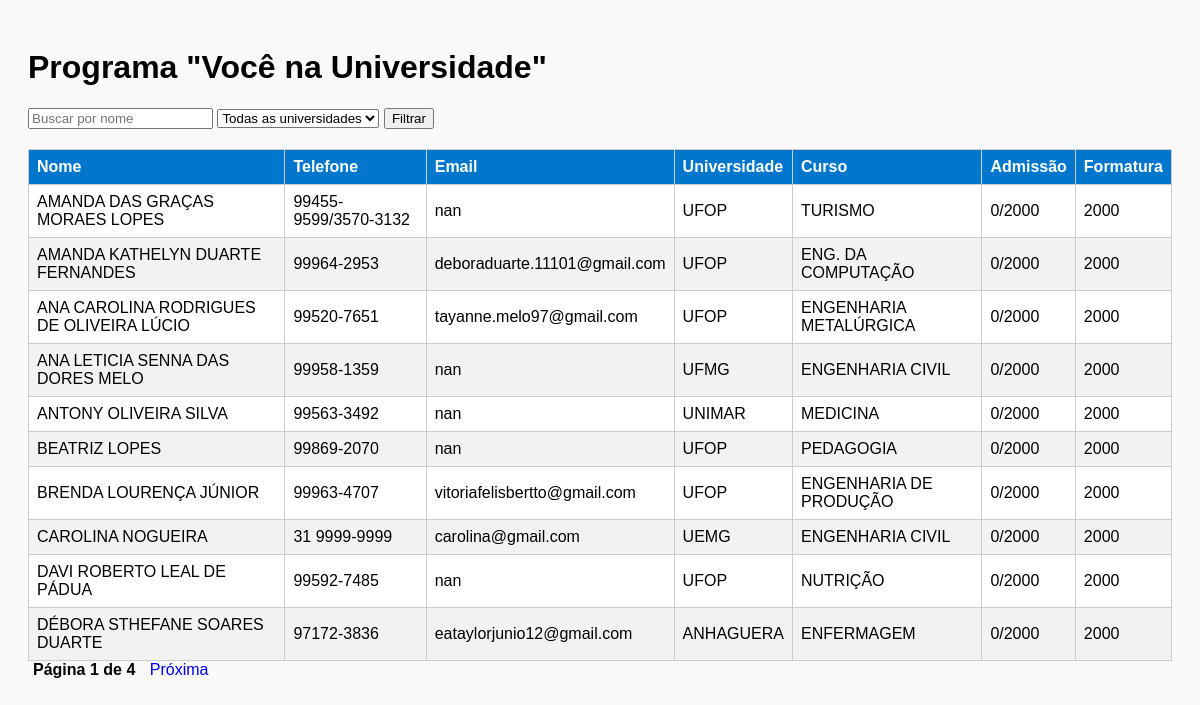
Page /alunos/ on the committed database.
### alunos/models.py (models this page shows, shortened)
class Aluno(models.Model):
    nome = models.CharField(max_length=100)
    telefone = models.CharField(max_length=20)
    cpf = models.CharField(max_length=14, unique=True)
    email = models.EmailField()
    universidade = models.CharField(max_length=100)
    curso = models.CharField(max_length=50)
    mes_admissao = models.CharField(max_length=2, choices=MESES, blank=True, null=True)
    ano_admissao = models.IntegerField(blank=True, null=True)
    mes_formatura = models.CharField(max_length=2, choices=MESES, blank=True, null=True)
    ano_formatura = models.IntegerField(blank=True, null=True)
    status = models.CharField(
        max_length=10,
        choices=STATUS_CHOICES,
        default='ativo'
    )
    justificativa_exclusão = models.TextField(
        blank=True,
        null=True,
        verbose_name="Informe o motivo da exclusão"
    )
    def admissao_formatada(self):
        if self.mes_admissao and self.ano_admissao:
            return f"{self.mes_admissao}/{self.ano_admissao}"
        elif self.ano_admissao:
            return f"{self.ano_admissao}"
        return "-"
    def formatura_formatada(self):
        if self.mes_formatura and self.ano_formatura:
            return f"{self.mes_formatura}/{self.ano_formatura}"
        elif self.ano_formatura:
            return f"{self.ano_formatura}"
        return "-"
    data_exclusao = models.DateField(null=True, blank=True)

### alunos/views.py (the view)
# urls.py: path('alunos/', views.lista_alunos, name='lista_alunos'),
def lista_alunos(request):
    busca = request.GET.get('busca', '')
    universidade = request.GET.get('universidade', '')
    alunos = Aluno.objects.all()
    if busca:
        alunos = alunos.filter(nome__icontains=busca)
    if universidade:
        alunos = alunos.filter(universidade__icontains=universidade)
    paginator = Paginator(alunos.order_by('nome'), 10)  # 10 alunos por página
    page_number = request.GET.get('page')
    page_obj = paginator.get_page(page_number)
    universidades = Aluno.objects.values_list('universidade', flat=True).distinct()
    return render(request, 'alunos/lista_alunos.html', {
        'page_obj': page_obj,
        'busca': busca,
        'universidade': universidade,
        'universidades': universidades
    })

### alunos/templates/alunos/lista_alunos.html (shortened to what this page needs)
<!DOCTYPE html>
<html lang="pt-br">
<head>
</head>
<body>
    <h1>Programa "Você na Universidade"</h1>
    <form method="get">
        <input type="text" name="busca" placeholder="Buscar por nome" value="{{ busca }}">
        <select name="universidade">
            <option value="">Todas as universidades</option>
        </select>
        <button type="submit">Filtrar</button>
    </form>
    <table>
        <thead>
            <tr>
                <th>Nome</th>
                <th>Telefone</th>
                <th>Email</th>
                <th>Universidade</th>
                <th>Curso</th>
                <th>Admissão</th>
                <th>Formatura</th>
            </tr>
        </thead>
        <tbody>
            {% for aluno in page_obj %}
                <tr>
                    <td>{{ aluno.nome|upper }}</td>
                    <td>{{ aluno.telefone }}</td>
                    <td>{{ aluno.email }}</td>
                    <td>{{ aluno.universidade|upper }}</td>
                    <td>{{ aluno.curso|upper }}</td>
                    <td>{{ aluno.admissao_formatada}}</td>
                    <td>{{ aluno.formatura_formatada}}</td>
                </tr>
            {% empty %}
                <tr><td colspan="7">Nenhum aluno encontrado.</td></tr>
            {% endfor %}
        </tbody>
    </table>
    <div class="pagination">
        <strong>Página {{ page_obj.number }} de {{ page_obj.paginator.num_pages }}</strong>
        {% if page_obj.has_next %}
            <a href="?page={{ page_obj.next_page_number }}&busca={{ busca }}&universidade={{ universidade }}">Próxima</a>
        {% endif %}
    </div>
</body>
</html>

### alunos/templates/alunos/lista_alunos.html (style rules this page uses)
body { font-family: Arial; padding: 20px; background-color: #f9f9f9; }
table { width: 100%; border-collapse: collapse; background: white; margin-top: 20px; }
th, td { border: 1px solid #ccc; padding: 8px; text-align: left; }
th { background-color: #0077cc; color: white; }
tr:nth-child(even) { background-color: #f2f2f2; }
form { margin-bottom: 20px; }
.pagination a, .pagination strong { margin: 0 5px; text-decoration: none; }

### rows in the picture
Aluno: nome "AMANDA DAS GRAÇAS MORAES LOPES", telefone "99455-9599/3570-3132", email "nan", universidade "UFOP", curso "TURISMO", admissao_formatada "0/2000", formatura_formatada "2000"
Aluno: nome "AMANDA KATHELYN DUARTE FERNANDES", telefone "99964-2953", email "deboraduarte.11101@gmail.com", universidade "UFOP", curso "ENG. DA COMPUTAÇÃO", admissao_formatada "0/2000", formatura_formatada "2000"
Aluno: nome "ANA CAROLINA RODRIGUES DE OLIVEIRA LÚCIO", telefone "99520-7651", email "tayanne.melo97@gmail.com", universidade "UFOP", curso "ENGENHARIA METALÚRGICA", admissao_formatada "0/2000", formatura_formatada "2000"
Aluno: nome "ANA LETICIA SENNA DAS DORES MELO", telefone "99958-1359", email "nan", universidade "UFMG", curso "ENGENHARIA CIVIL", admissao_formatada "0/2000", formatura_formatada "2000"
Aluno: nome "ANTONY OLIVEIRA SILVA", telefone "99563-3492", email "nan", universidade "UNIMAR", curso "MEDICINA", admissao_formatada "0/2000", formatura_formatada "2000"
Aluno: nome "BEATRIZ LOPES", telefone "99869-2070", email "nan", universidade "UFOP", curso "PEDAGOGIA", admissao_formatada "0/2000", formatura_formatada "2000"
Aluno: nome "BRENDA LOURENÇA JÚNIOR", telefone "99963-4707", email "vitoriafelisbertto@gmail.com", universidade "UFOP", curso "ENGENHARIA DE PRODUÇÃO", admissao_formatada "0/2000", formatura_formatada "2000"
Aluno: nome "CAROLINA NOGUEIRA", telefone "31 9999-9999", email "carolina@gmail.com", universidade "UEMG", curso "ENGENHARIA CIVIL", admissao_formatada "0/2000", formatura_formatada "2000"
Aluno: nome "DAVI ROBERTO LEAL DE PÁDUA", telefone "99592-7485", email "nan", universidade "UFOP", curso "NUTRIÇÃO", admissao_formatada "0/2000", formatura_formatada "2000"
Aluno: nome "DÉBORA STHEFANE SOARES DUARTE", telefone "97172-3836", email "eataylorjunio12@gmail.com", universidade "ANHAGUERA", curso "ENFERMAGEM", admissao_formatada "0/2000", formatura_formatada "2000"

### other values in the picture
{{ page_obj.number }} "1"
{{ page_obj.paginator.num_pages }} "4"
